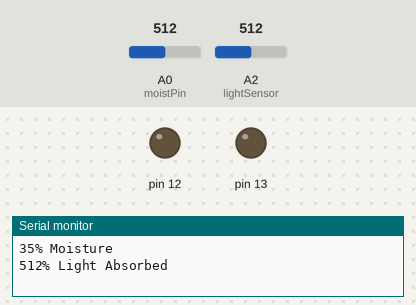
A sketch run on a simulated Arduino Uno, built with avr-gcc and run on an emulated ATmega328P. On the bench: output pins drawn as LEDs (lit = HIGH), the last lines printed to the serial monitor. Inputs (shaded band) come from the test bench; at power-on: A0 (moistPin) = 512, A2 (lightSensor) = 512.

Above: at 0.1 s.
At 1.1 s:
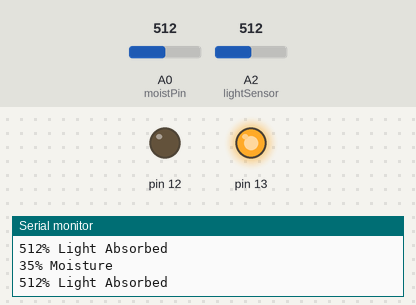
Timing chart, 0 to 2.6 s (numbered marks = the images above):
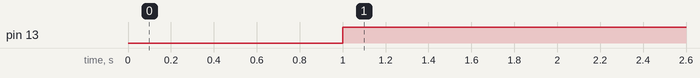

Measured:
- by itself, pin 13: LOW → HIGH at 1.0 s

The sketch:

Arduino-Greenhouse.ino
```cpp
int moistPin = 0;
int moistVal = 0;
#define lightSensor A2
int incomingByte;
bool redFlag = false;

void setup()
{
  Serial.begin(115200);
  pinMode(13, OUTPUT);
  pinMode(12, OUTPUT);
}
void loop()
{
  {

    moistVal = analogRead(moistPin);
    int percent = 2.718282 * 2.718282 * (.008985 * moistVal + 0.207762);
    Serial.print(percent);
    Serial.println("% Moisture ");

    int Light = analogRead(lightSensor);
    Serial.print(Light);
    Serial.println("% Light Absorbed ");

    delay(1000);

    incomingByte = Serial.read();
    if (incomingByte = 84){
      digitalWrite(12, LOW);
      digitalWrite(13, HIGH);
      }

     if (incomingByte != 84){
      digitalWrite(12, HIGH);
      digitalWrite(13, LOW);
      }


    }


   }
```
